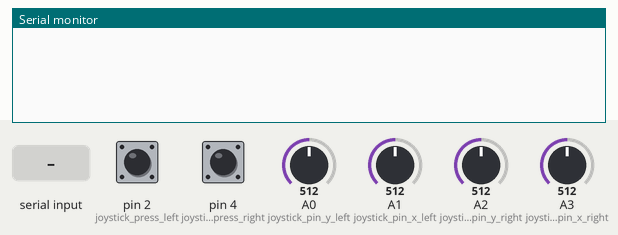
This sketch was run on a simulated Arduino Uno, built with avr-gcc and run on an emulated ATmega328P. Shown: the last lines printed to the serial monitor. The inputs (shaded band) are chosen by the test bench; at power-on: pin 2 (joystick_press_left) HIGH, pin 4 (joystick_press_right) HIGH, A0 (joystick_pin_y_left) = 512, A1 (joystick_pin_x_left) = 512, A2 (joystick_pin_y_right) = 512, A3 (joystick_pin_x_right) = 512.

Above: at 1.7 s.
1.8 s: "90,45\n" received over Serial
At 2.1 s:
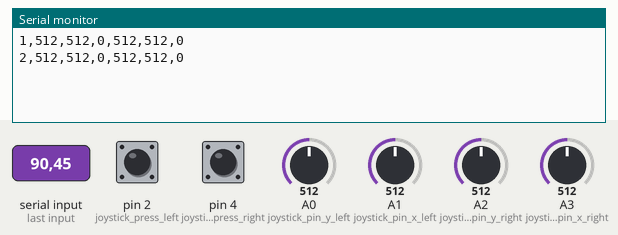
3.3 s: "30,150\n" received over Serial
At 4.5 s:
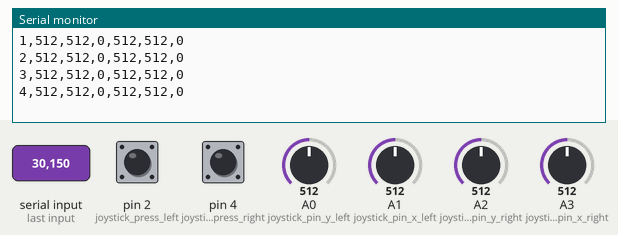
Timing chart, 0 to 6.3 s (numbered marks = the images above; inputs shaded):
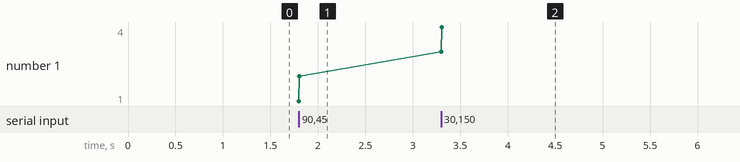

The sketch:

arduino_v2.ino
```cpp
 /* Serial I/O between Matlab and Arduino UNO via USB
  This code aloows communication between arduino and MATLAB.
  Arduino sends data from the joystick voltage.
  Thomas Watson
  07 March 24
*/

//left stick variables
const byte joystick_pin_x_left = A1; // initialize variable joystick_pin_x to pin A0.
const byte joystick_pin_y_left = A0; // initialize variable joystick_pin_y to pin A1.
const byte joystick_press_left = 2;
bool left_pressed;

const byte joystick_pin_x_right = A3; // initialize variable joystick_pin_x to pin A0.
const byte joystick_pin_y_right = A2; // initialize variable joystick_pin_y to pin A1.
const byte joystick_press_right = 4;
bool right_pressed;


int data_from_MATLAB; // initialize variable as an int for data from MATLAB.

int x_left; // initialize variable x as an int to be the voltage reading of the x-axis of the joystick.
int y_left; // initialize variable y as an int to be the voltage reading of the y-axis of the joystick.

int x_right; // initialize variable x as an int to be the voltage reading of the x-axis of the joystick.
int y_right; // initialize variable y as an int to be the voltage reading of the y-axis of the joystick.

int i = 1; // declare vairaible i = 1 as int for counter.

void setup()
{

  // The following checks: “did MATLAB send me anything?”
  Serial.begin(2000000); // initialize serial communication at 2000000 bits per second for communication between Arduino and MATLAB via the serial port.
                         // essentially the speed limit on the data highway - not how fast things are being sent

  delay(500); // delay half a second for initialization.
  pinMode(joystick_pin_x_left, INPUT); // set pinMode as INPUT for joystick_pin.
  pinMode(joystick_pin_y_left, INPUT); // set pinMode as INPUT for joystick_pin.
  pinMode(joystick_press_left, INPUT_PULLUP); // set up pullup as INPUT for button press

  pinMode(joystick_pin_x_right, INPUT); // set pinMode as INPUT for joystick_pin.
  pinMode(joystick_pin_y_right, INPUT); // set pinMode as INPUT for joystick_pin.
  pinMode(joystick_press_right, INPUT_PULLUP); // set up pullup as INPUT for button press
}

void loop()
{
  if (Serial.available() > 2) // Arduino waits for serial data to become available from MATLAB.
  {

    data_from_MATLAB = Serial.parseInt(); // load first valid integer from MATLAB. This is where arduino get the "ok - send ur shit"

    x_left = analogRead(joystick_pin_x_left); // read x-axis voltage of joystick_pin_x.
    y_left = analogRead(joystick_pin_y_left); // read y-axis voltage of joystick_pin_y.
    left_pressed = (digitalRead(joystick_press_left) == LOW); // LOW means “pressed”

    x_right = analogRead(joystick_pin_x_right); // read x-axis voltage of joystick_pin_x.
    y_right = analogRead(joystick_pin_y_right); // read y-axis voltage of joystick_pin_y.
    right_pressed = (digitalRead(joystick_press_right) == LOW); // LOW means “pressed”

    Serial.print(String(String(i) + "," + String(x_left) + "," + String(y_left) + "," + String(left_pressed ? 1 : 0) + "," + String(x_right) + "," + String(y_right) + "," + String(right_pressed ? 1 : 0))); // send counter and some data from arduino as a comma delimited string to MATLAB.


    Serial.write(13); // "Carriage Return".
    Serial.write(10); // "Linefeed".
    Serial.flush(); // wait for serial string to finish sending to MATLAB.


    i += 1; // Use counter to check that data transmission is synchronized.


  }
} // loop back to beginning. Wait for serial data to become available from MATLAB.
```

Measured:
- after the input at 1.8 s, the serial monitor: prints a new line at once (image 1)
- after the input at 3.3 s, the serial monitor: prints a new line at once (image 2)
- plotted number 1: 2 → 4 after the input at 3.3 s
